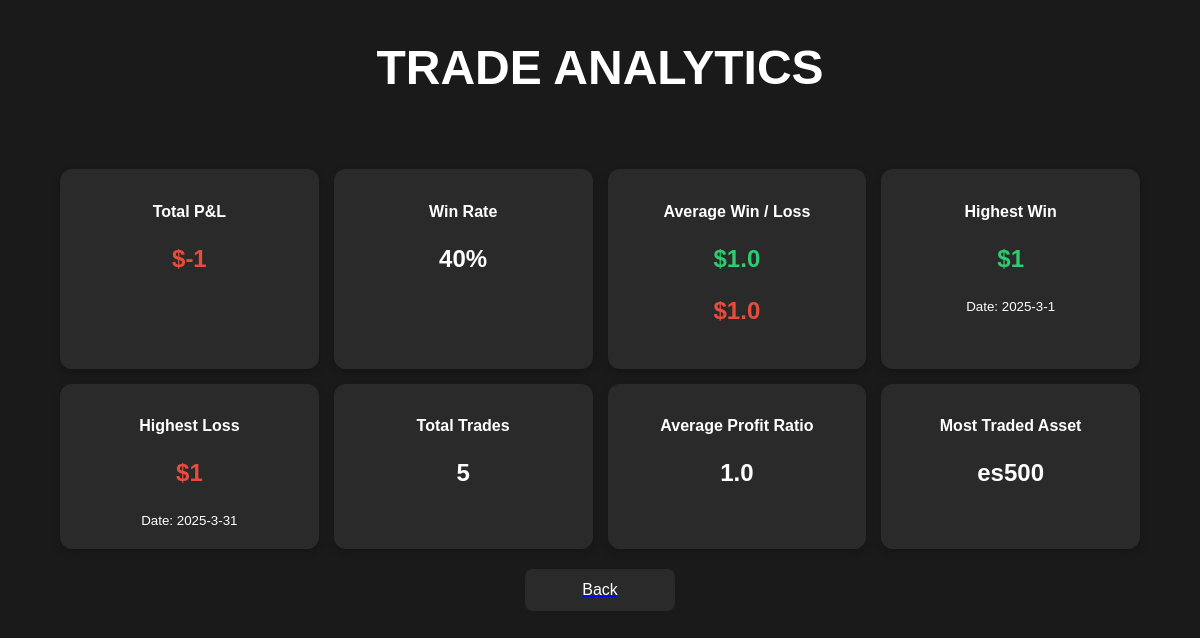
Before: /analytics (signed in) with the older database file.
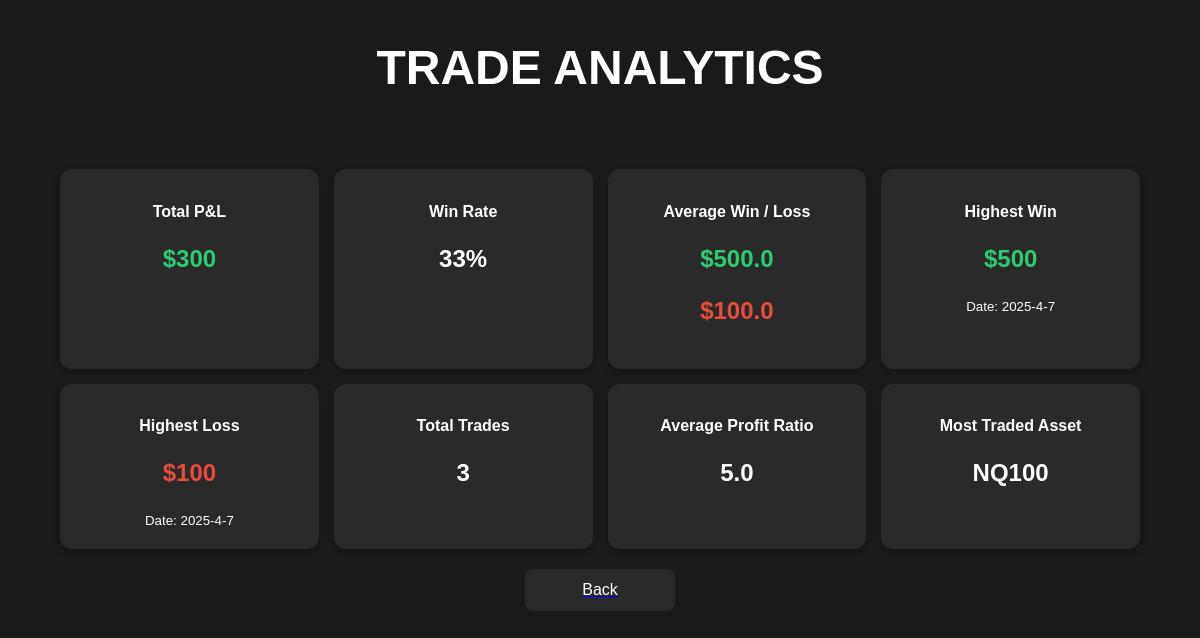
After: the same page with the newer database file.
### tables this page shows
CREATE TABLE Trades(                date DATE ,                symbol TEXT,                buy_sell TEXT,                win_loss TEXT,                pnl INTEGER,                risk INTEGER,                confidence TEXT,                description TEXT,                trade_id INTEGER PRIMARY KEY,                user_id INTEGER );

### main.py (the view)
@app.route("/analytics")
def stats ():
    user_id = session["user_id"]
    wins = execute_sql("SELECT COUNT(*) FROM Trades Where user_id = ? AND win_loss = 'win' " , (user_id,))
    losses = execute_sql("SELECT COUNT(*) FROM Trades Where user_id = ? AND win_loss = 'loss' " , (user_id,))
    if wins[0][0] > 0 and losses[0][0] > 0:
        trade_amount = execute_sql("SELECT COUNT(*) FROM Trades Where user_id = ?  " , (user_id,))
        win_rate = round(wins[0][0]/trade_amount[0][0] * 100)
        highest_win = execute_sql("SELECT pnl , date FROM Trades WHERE win_loss = 'win' AND user_id = ? ORDER BY pnl DESC LIMIT 1  " , (user_id,))
        highest_loss = execute_sql("SELECT pnl , date FROM Trades WHERE win_loss = 'loss' AND user_id = ? ORDER BY pnl DESC LIMIT 1  " , (user_id,))
        total_pnl = execute_sql("SELECT COALESCE((SELECT SUM(pnl) FROM Trades WHERE win_loss = 'win' AND user_id = ?), 0) - ""COALESCE((SELECT SUM(pnl) FROM Trades WHERE win_loss = 'loss' AND user_id = ?), 0)",(user_id, user_id))
        average_win = execute_sql("SELECT AVG(pnl) FROM Trades WHERE win_loss = 'win' AND user_id = ? " , (user_id,))
        average_loss = execute_sql("SELECT AVG(pnl) FROM Trades WHERE win_loss = 'loss' AND user_id = ? " , (user_id,))
        win_loss_ratio = round( average_win[0][0] / average_loss[0][0] ,1)
        most_traded = execute_sql("SELECT symbol, COUNT(symbol) AS  symbol_count FROM Trades WHERE user_id = ? GROUP BY symbol ORDER BY symbol_count DESC LIMIT 1" , (user_id,))
        return render_template("analytics.html" ,win_rate = win_rate ,trade_amount = trade_amount[0][0] , highest_win = highest_win[0][0] , highest_win_date = highest_win[0][1] , highest_loss = highest_loss[0][0] ,highest_loss_date = highest_loss[0][1] , total_pnl = total_pnl[0][0] , average_win = round(average_win[0][0],2), average_loss =round( average_loss[0][0],2) ,win_loss_ratio = win_loss_ratio ,most_traded = most_traded[0][0])
    else:
        return render_template("error.html", message = "Not Enough Trades For Analytics .Minimum : 1 Win & 1 Loss .")

### main.py (called while the page is built)
def execute_sql(cmd , vals=None):
    conn = sqlite3.connect("main.db")
    cursor = conn.cursor()
    if vals:
        cursor.execute(cmd , vals)
    else:
        cursor.execute(cmd)
    res = cursor.fetchall()
    conn.commit()
    conn.close()
    return res

### templates/analytics.html (shortened to what this page needs)
<!DOCTYPE html>
<html lang="en">
<head>
    <link rel="stylesheet" href="{{ url_for('static', filename='style_analytics.css') }}">
</head>
<body>
    <h1 class="page-title">Trade Analytics</h1>
    <div class="dashboard">
        <div class="grid">
            <div class="stat-box">
                <h2>Total P&L</h2>
                <p class="{% if total_pnl < 0 %}negative{% else %}positive{% endif %}">${{ total_pnl }}</p>
            </div>
            <div class="stat-box">
                <h2>Win Rate</h2>
                <p>{{ win_rate }}%</p>
            </div>
            <div class="stat-box">
                <h2>Average Win / Loss</h2>
                <p class="win">${{ average_win }}</p>
                <p class="loss">${{ average_loss }}</p>
            </div>
            <div class="stat-box">
                <h2>Highest Win</h2>
                <p class="win">${{ highest_win }}</p>
                <small>Date: {{ highest_win_date }}</small>
            </div>
            <div class="stat-box">
                <h2>Highest Loss</h2>
                <p class="loss">${{ highest_loss }}</p>
                <small>Date: {{ highest_loss_date }}</small>
            </div>
            <div class="stat-box">
                <h2>Total Trades</h2>
                <p>{{ trade_amount }}</p>
            </div>
            <div class="stat-box">
                <h2>Average Profit Ratio</h2>
                <p>{{ win_loss_ratio }}</p>
            </div>
            <div class="stat-box">
                <h2>Most Traded Asset</h2>
                <p>{{ most_traded }}</p>
            </div>
        </div>
        <a href="/home"><button class="back-button">Back</button></a>
    </div>
</body>
</html>

### static/style_analytics.css (style rules this page uses)
body { font-family: Arial, sans-serif; background-color: #1a1a1a; color: white; margin: 0; padding: 0; display: flex; align-items: center; justify-content: center; height: 100vh; }
.dashboard { width: 90%; max-width: 1200px; }
.grid { display: grid; grid-template-columns: repeat(auto-fit, minmax(250px, 1fr)); gap: 15px; }
.stat-box { background: #2a2a2a; padding: 20px; border-radius: 12px; text-align: center; box-shadow: 0 4px 8px rgba(0, 0, 0, 0.2); }
.stat-box h2 { font-size: 16px; }
p { font-size: 24px; font-weight: bold; }
.win { color: #2ecc71; }
.loss { color: #e74c3c; }
.positive { color: #2ecc71; }
.back-button { display: block; width: 150px; margin: 20px auto; padding: 12px; background-color: #2a2a2a; border: none; border-radius: 8px; color: white; font-size: 16px; cursor: pointer; }
.page-title { text-align: center; font-size: 48px; font-weight: bold; margin-top: 20px; margin-bottom: 30px; text-transform: uppercase; position: absolute; top: 20px; left: 50%; transform: translateX(-50%); }

Changed rows visible on the page:
changed Trades (number 1 of 2 on the later page): pnl (not shown) → "500"; date "2025-3-1" → "2025-4-7"
changed Trades (number 2 of 2 on the later page): date "2025-3-31" → "2025-4-7"
Other visible differences:
{{ total_pnl }}: "-1" → "300"
{{ win_rate }}: "40" → "33"
{{ average_win }}: "1.0" → "500.0"
{{ average_loss }}: "1.0" → "100.0"
{{ highest_loss }}: "1" → "100"
{{ trade_amount }}: "5" → "3"
{{ win_loss_ratio }}: "1.0" → "5.0"
{{ most_traded }}: "es500" → "NQ100"
{{ highest_win }}: "1" → (not shown)
